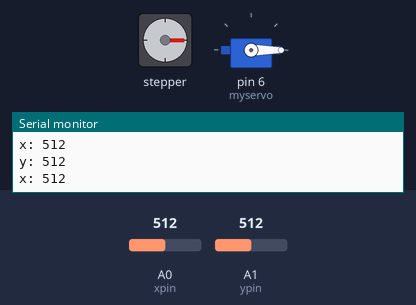
Bench run of a program on a simulated Arduino Uno, built with avr-gcc and run on an emulated ATmega328P. Parts: stepper motor, servo, the last lines printed to the serial monitor. Inputs (shaded band) come from the test bench; at power-on: A0 (xpin) = 512, A1 (ypin) = 512. Stepper angles assume 2048 steps per turn.

Above: at 2.7 s.
2.8 s: A0 (xpin) set to 600
5.8 s: A0 (xpin) set to 622
At 6.29 s:
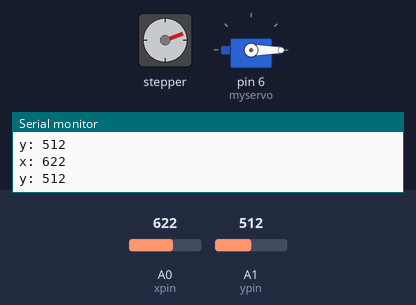
At 6.92 s:
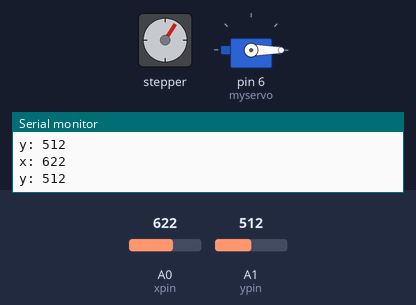
8.8 s: A1 (ypin) set to 425
11.8 s: A1 (ypin) set to 399
At 12.88 s:
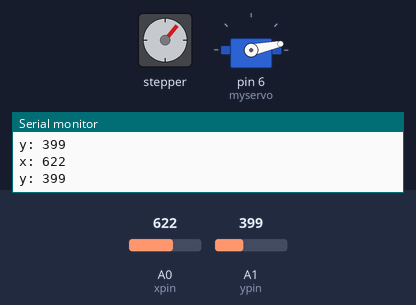
14.8 s: A0 (xpin) set to 511
At 17.0 s:
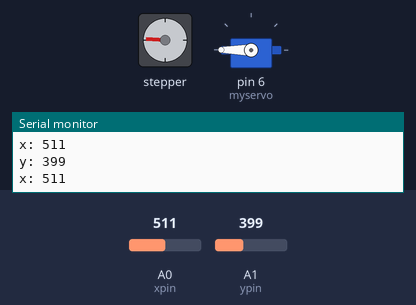
17.4 s: A1 (ypin) set to 716
Timing chart, 0 to 21.4 s (numbered marks = the images above; inputs shaded):
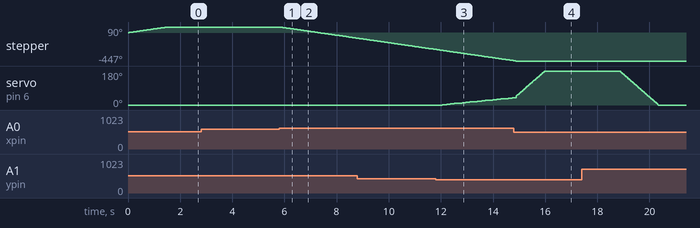

The program:

main.cpp
```cpp
#include <Arduino.h>
#include <Servo.h>
#include <Stepper.h>
const int xpin = A0;
const int ypin = A1;
int x_neutral;
int y_neutral;
int x;
int y;
int motorSpeed = 10; // RPM
Stepper s1(2048,2,4,5,7);
Servo myservo;
int pos = 0;
int spd = 2;

void setup() {
  Serial.begin(9600);
  s1.setSpeed(motorSpeed);
  s1.step(512);
  myservo.attach(6);
  x_neutral = analogRead(xpin);
  y_neutral = analogRead(ypin);
  myservo.write(pos);

}

void loop() {
  x = analogRead(xpin);
  y = analogRead(ypin); //max 822
  Serial.print("x: ");
  Serial.println(x);
  Serial.print("y: ");
  Serial.println(y);
    if (x-x_neutral < -100){
    s1.step(50);
  }
  else if (x - x_neutral > 100) {
    s1.step(-50);
  }

  if (y-y_neutral < -100){
    pos += spd;
    myservo.write(pos);
  }
    else if (y - y_neutral > 100) {
      pos -= spd;
    myservo.write(pos);
  }


}
```

Measured:
- the behaviour switches between 612 and 613 on A0 (xpin) (found by bisection; images 0 and 1)
- the behaviour switches between 412 and 411 on A1 (ypin) (found by bisection; images 2 and 3)
- after the input at 5.8 s, stepper: keeps turning counter-clockwise at about 60°/s, starting at once
- after the input at 11.8 s, servo on pin 6 (myservo): moves from 0° to 38° over 2.7 s, starting after 0.26 s
- after the input at 14.8 s, stepper: goes on until 14.9 s, then stays -447°
